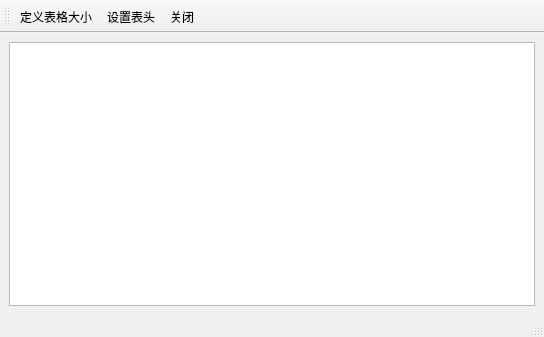
<?xml version="1.0" encoding="UTF-8"?>
<ui version="4.0">
 <class>FormTable</class>
 <widget class="QMainWindow" name="FormTable">
  <property name="geometry">
   <rect>
    <x>0</x>
    <y>0</y>
    <width>544</width>
    <height>337</height>
   </rect>
  </property>
  <property name="windowTitle">
   <string>MainWindow</string>
  </property>
  <widget class="QWidget" name="centralwidget">
   <layout class="QGridLayout" name="gridLayout">
    <item row="0" column="0">
     <widget class="QTableView" name="tableView"/>
    </item>
   </layout>
  </widget>
  <widget class="QMenuBar" name="menubar">
   <property name="geometry">
    <rect>
     <x>0</x>
     <y>0</y>
     <width>544</width>
     <height>17</height>
    </rect>
   </property>
  </widget>
  <widget class="QStatusBar" name="statusbar"/>
  <widget class="QToolBar" name="toolBar">
   <property name="windowTitle">
    <string>toolBar</string>
   </property>
   <property name="toolButtonStyle">
    <enum>Qt::ToolButtonTextUnderIcon</enum>
   </property>
   <attribute name="toolBarArea">
    <enum>TopToolBarArea</enum>
   </attribute>
   <attribute name="toolBarBreak">
    <bool>false</bool>
   </attribute>
   <addaction name="actSize"/>
   <addaction name="actSetHeader"/>
   <addaction name="actClose"/>
  </widget>
  <action name="actSize">
   <property name="icon">
    <iconset resource="res.qrc">
     <normaloff>:/images/images/230.bmp</normaloff>:/images/images/230.bmp</iconset>
   </property>
   <property name="text">
    <string>定义表格大小</string>
   </property>
   <property name="toolTip">
    <string>定义表格大小</string>
   </property>
  </action>
  <action name="actSetHeader">
   <property name="icon">
    <iconset resource="res.qrc">
     <normaloff>:/images/images/516.bmp</normaloff>:/images/images/516.bmp</iconset>
   </property>
   <property name="text">
    <string>设置表头</string>
   </property>
   <property name="toolTip">
    <string>设置表头文字</string>
   </property>
  </action>
  <action name="actClose">
   <property name="icon">
    <iconset resource="res.qrc">
     <normaloff>:/images/images/132.bmp</normaloff>:/images/images/132.bmp</iconset>
   </property>
   <property name="text">
    <string>关闭</string>
   </property>
   <property name="toolTip">
    <string>关闭本窗口</string>
   </property>
  </action>
 </widget>
 <resources>
  <include location="res.qrc"/>
 </resources>
 <connections/>
</ui>
